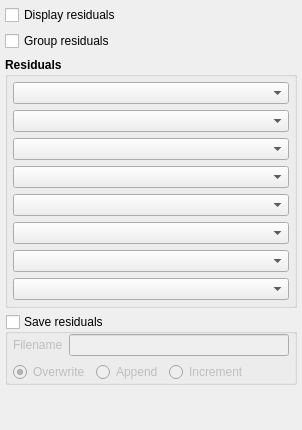
     <widget class="QWidget" name="page_residuals">
      <layout class="QGridLayout" name="gridLayout_28">
       <property name="leftMargin">
        <number>5</number>
       </property>
       <property name="topMargin">
        <number>5</number>
       </property>
       <property name="rightMargin">
        <number>5</number>
       </property>
       <property name="bottomMargin">
        <number>5</number>
       </property>
       <item row="0" column="0">
        <widget class="CheckBox" name="checkbox_keyword_full_log">
         <property name="text">
          <string>Display residuals</string>
         </property>
        </widget>
       </item>
       <item row="1" column="0">
        <widget class="CheckBox" name="checkbox_keyword_group_resid">
         <property name="text">
          <string>Group residuals</string>
         </property>
        </widget>
       </item>
       <item row="2" column="0">
        <widget class="QGroupBox" name="groupbox_residuals">
         <property name="font">
          <font>
           <weight>75</weight>
           <bold>true</bold>
          </font>
         </property>
         <property name="title">
          <string>Residuals</string>
         </property>
         <property name="flat">
          <bool>true</bool>
         </property>
         <layout class="QGridLayout" name="gridLayout_19">
          <property name="leftMargin">
           <number>5</number>
          </property>
          <property name="topMargin">
           <number>5</number>
          </property>
          <property name="rightMargin">
           <number>5</number>
          </property>
          <property name="bottomMargin">
           <number>5</number>
          </property>
          <item row="0" column="0">
           <widget class="ComboBox" name="combobox_resid_string_1">
            <property name="font">
             <font>
              <weight>50</weight>
              <bold>false</bold>
             </font>
            </property>
           </widget>
          </item>
          <item row="6" column="0">
           <widget class="ComboBox" name="combobox_resid_string_7">
            <property name="font">
             <font>
              <weight>50</weight>
              <bold>false</bold>
             </font>
            </property>
           </widget>
          </item>
          <item row="1" column="0">
           <widget class="ComboBox" name="combobox_resid_string_2">
            <property name="font">
             <font>
              <weight>50</weight>
              <bold>false</bold>
             </font>
            </property>
           </widget>
          </item>
          <item row="7" column="0">
           <widget class="ComboBox" name="combobox_resid_string_8">
            <property name="font">
             <font>
              <weight>50</weight>
              <bold>false</bold>
             </font>
            </property>
           </widget>
          </item>
          <item row="4" column="0">
           <widget class="ComboBox" name="combobox_resid_string_5">
            <property name="font">
             <font>
              <weight>50</weight>
              <bold>false</bold>
             </font>
            </property>
           </widget>
          </item>
          <item row="3" column="0">
           <widget class="ComboBox" name="combobox_resid_string_4">
            <property name="font">
             <font>
              <weight>50</weight>
              <bold>false</bold>
             </font>
            </property>
           </widget>
          </item>
          <item row="5" column="0">
           <widget class="ComboBox" name="combobox_resid_string_6">
            <property name="font">
             <font>
              <weight>50</weight>
              <bold>false</bold>
             </font>
            </property>
           </widget>
          </item>
          <item row="2" column="0">
           <widget class="ComboBox" name="combobox_resid_string_3">
            <property name="font">
             <font>
              <weight>50</weight>
              <bold>false</bold>
             </font>
            </property>
           </widget>
          </item>
         </layout>
        </widget>
       </item>
       <item row="3" column="0">
        <widget class="QGroupBox" name="groupbox_save_residuals">
         <property name="font">
          <font>
           <weight>50</weight>
           <bold>false</bold>
          </font>
         </property>
         <property name="title">
          <string>Save residuals</string>
         </property>
         <property name="flat">
          <bool>true</bool>
         </property>
         <property name="checkable">
          <bool>true</bool>
         </property>
         <property name="checked">
          <bool>false</bool>
         </property>
         <layout class="QVBoxLayout" name="verticalLayout_7">
          <property name="leftMargin">
           <number>5</number>
          </property>
          <property name="topMargin">
           <number>0</number>
          </property>
          <property name="rightMargin">
           <number>5</number>
          </property>
          <property name="bottomMargin">
           <number>0</number>
          </property>
          <item>
           <layout class="QHBoxLayout" name="horizontalLayout_14">
            <item>
             <widget class="QLabel" name="label_6">
              <property name="font">
               <font>
                <weight>50</weight>
                <bold>false</bold>
               </font>
              </property>
              <property name="text">
               <string>Filename</string>
              </property>
             </widget>
            </item>
            <item>
             <widget class="LineEdit" name="lineedit_residuals_filename">
              <property name="font">
               <font>
                <weight>50</weight>
                <bold>false</bold>
               </font>
              </property>
             </widget>
            </item>
           </layout>
          </item>
          <item>
           <layout class="QHBoxLayout" name="horizontalLayout_15">
            <item>
             <widget class="QRadioButton" name="radiobutton_residuals_overwrite">
              <property name="font">
               <font>
                <weight>50</weight>
                <bold>false</bold>
               </font>
              </property>
              <property name="text">
               <string>Overwrite</string>
              </property>
              <property name="checked">
               <bool>true</bool>
              </property>
             </widget>
            </item>
            <item>
             <widget class="QRadioButton" name="radiobutton_residuals_append">
              <property name="font">
               <font>
                <weight>50</weight>
                <bold>false</bold>
               </font>
              </property>
              <property name="text">
               <string>Append</string>
              </property>
             </widget>
            </item>
            <item>
             <widget class="QRadioButton" name="radiobutton_residuals_increment">
              <property name="font">
               <font>
                <weight>50</weight>
                <bold>false</bold>
               </font>
              </property>
              <property name="text">
               <string>Increment</string>
              </property>
             </widget>
            </item>
            <item>
             <spacer name="horizontalSpacer_7">
              <property name="orientation">
               <enum>Qt::Horizontal</enum>
              </property>
              <property name="sizeHint" stdset="0">
               <size>
                <width>40</width>
                <height>20</height>
               </size>
              </property>
             </spacer>
            </item>
           </layout>
          </item>
         </layout>
        </widget>
       </item>
       <item row="4" column="0">
        <spacer name="verticalSpacer_12">
         <property name="orientation">
          <enum>Qt::Vertical</enum>
         </property>
         <property name="sizeHint" stdset="0">
          <size>
           <width>20</width>
           <height>40</height>
          </size>
         </property>
        </spacer>
       </item>
      </layout>
     </widget>
